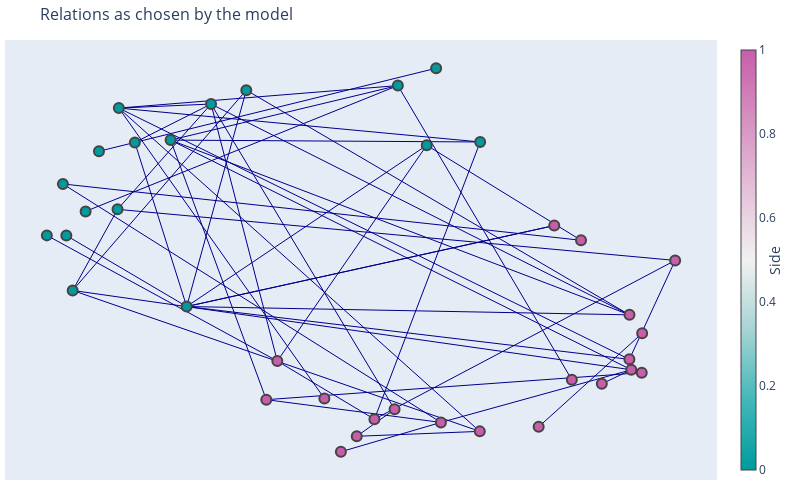

The notebook cell this image was saved under:
### Code cell
# can also plot this graph
plot_graph(positions, test, column='chosen_model', title='Relations as chosen by the model')

### Figure 1 — Plotly figure (JSON) as saved in the notebook; plotly's stock layout.template omitted (floating-point values rounded to 4 significant figures)
{"data": [{"line": {"color": "darkblue", "width": 1}, "mode": "lines", "type": "scatter", "x": [-0.5518, 0.7849], "y": [-0.2035, -0.2455]}, {"line": {"color": "darkblue", "width": 1}, "mode": "lines", "type": "scatter", "x": [0.01491, 0.9228], "y": [-0.7727, 0.02946]}, {"line": {"color": "darkblue", "width": 1}, "mode": "lines", "type": "scatter", "x": [0.08568, -0.8569], "y": [0.9125, 0.277]}, {"line": {"color": "darkblue", "width": 1}, "mode": "lines", "type": "scatter", "x": [-0.8961, 0.333], "y": [-0.1223, -0.834]}, {"line": {"color": "darkblue", "width": 1}, "mode": "lines", "type": "scatter", "x": [-0.4782, -0.7083], "y": [0.8192, 0.6253]}, {"line": {"color": "darkblue", "width": 1}, "mode": "lines", "type": "scatter", "x": [-0.7605, 0.9228], "y": [0.2874, 0.02946]}, {"line": {"color": "darkblue", "width": 1}, "mode": "lines", "type": "scatter", "x": [-0.4782, 0.07578], "y": [0.8192, -0.7227]}, {"line": {"color": "darkblue", "width": 1}, "mode": "lines", "type": "scatter", "x": [0.333, -0.0384], "y": [-0.834, -0.8589]}, {"line": {"color": "darkblue", "width": 1}, "mode": "lines", "type": "scatter", "x": [-0.7083, -0.5518], "y": [0.6253, -0.2035]}, {"line": {"color": "darkblue", "width": 1}, "mode": "lines", "type": "scatter", "x": [0.01491, -0.2782], "y": [-0.7727, -0.4789]}, {"line": {"color": "darkblue", "width": 1}, "mode": "lines", "type": "scatter", "x": [0.2157, 0.7903], "y": [-0.7887, -0.5229]}, {"line": {"color": "darkblue", "width": 1}, "mode": "lines", "type": "scatter", "x": [-0.8961, -0.7605], "y": [-0.1223, 0.2874]}, {"line": {"color": "darkblue", "width": 1}, "mode": "lines", "type": "scatter", "x": [0.08568, -0.6004], "y": [0.9125, 0.6371]}, {"line": {"color": "darkblue", "width": 1}, "mode": "lines", "type": "scatter", "x": [-0.6004, 0.7849], "y": [0.6371, -0.2455]}, {"line": {"color": "darkblue", "width": 1}, "mode": "lines", "type": "scatter", "x": [0.1729, -0.2782], "y": [0.6109, -0.4789]}, {"line": {"color": "darkblue", "width": 1}, "mode": "lines", "type": "scatter", "x": [-0.7566, 0.3341], "y": [0.7988, 0.6277]}, {"line": {"color": "darkblue", "width": 1}, "mode": "lines", "type": "scatter", "x": [0.1729, 0.6386], "y": [0.6109, 0.1312]}, {"line": {"color": "darkblue", "width": 1}, "mode": "lines", "type": "scatter", "x": [0.08568, -0.7566], "y": [0.9125, 0.7988]}, {"line": {"color": "darkblue", "width": 1}, "mode": "lines", "type": "scatter", "x": [-0.5518, 0.5578], "y": [-0.2035, 0.2054]}, {"line": {"color": "darkblue", "width": 1}, "mode": "lines", "type": "scatter", "x": [-0.7566, 0.7846], "y": [0.7988, -0.4703]}, {"line": {"color": "darkblue", "width": 1}, "mode": "lines", "type": "scatter", "x": [0.3341, -0.6004], "y": [0.6277, 0.6371]}, {"line": {"color": "darkblue", "width": 1}, "mode": "lines", "type": "scatter", "x": [-0.4782, -0.7566], "y": [0.8192, 0.7988]}, {"line": {"color": "darkblue", "width": 1}, "mode": "lines", "type": "scatter", "x": [0.07578, -0.0384], "y": [-0.7227, -0.8589]}, {"line": {"color": "darkblue", "width": 1}, "mode": "lines", "type": "scatter", "x": [0.7014, 0.7903], "y": [-0.594, -0.5229]}, {"line": {"color": "darkblue", "width": 1}, "mode": "lines", "type": "scatter", "x": [-0.4782, -0.7605], "y": [0.8192, 0.2874]}, {"line": {"color": "darkblue", "width": 1}, "mode": "lines", "type": "scatter", "x": [-0.8961, -0.3718], "y": [-0.1223, 0.8894]}, {"line": {"color": "darkblue", "width": 1}, "mode": "lines", "type": "scatter", "x": [-0.7566, -0.1362], "y": [0.7988, -0.6678]}, {"line": {"color": "darkblue", "width": 1}, "mode": "lines", "type": "scatter", "x": [0.08568, 0.6109], "y": [0.9125, -0.5734]}, {"line": {"color": "darkblue", "width": 1}, "mode": "lines", "type": "scatter", "x": [0.8231, 0.5107], "y": [-0.3387, -0.8112]}, {"line": {"color": "darkblue", "width": 1}, "mode": "lines", "type": "scatter", "x": [-0.6004, -0.3114], "y": [0.6371, -0.674]}, {"line": {"color": "darkblue", "width": 1}, "mode": "lines", "type": "scatter", "x": [-0.7566, 0.333], "y": [0.7988, -0.834]}, {"line": {"color": "darkblue", "width": 1}, "mode": "lines", "type": "scatter", "x": [-0.4782, -0.2782], "y": [0.8192, -0.4789]}, {"line": {"color": "darkblue", "width": 1}, "mode": "lines", "type": "scatter", "x": [-0.9255, 0.6386], "y": [0.4156, 0.1312]}, {"line": {"color": "darkblue", "width": 1}, "mode": "lines", "type": "scatter", "x": [-0.8166, 0.2012], "y": [0.5808, 1]}, {"line": {"color": "darkblue", "width": 1}, "mode": "lines", "type": "scatter", "x": [0.2157, -0.0863], "y": [-0.7887, -0.9369]}, {"line": {"color": "darkblue", "width": 1}, "mode": "lines", "type": "scatter", "x": [-0.9739, -0.2782], "y": [0.1559, -0.4789]}, {"line": {"color": "darkblue", "width": 1}, "mode": "lines", "type": "scatter", "x": [0.2157, -0.3114], "y": [-0.7887, -0.674]}, {"line": {"color": "darkblue", "width": 1}, "mode": "lines", "type": "scatter", "x": [-0.9255, 0.2157], "y": [0.4156, -0.7887]}, {"line": {"color": "darkblue", "width": 1}, "mode": "lines", "type": "scatter", "x": [0.8219, -0.3114], "y": [-0.5377, -0.674]}, {"line": {"color": "darkblue", "width": 1}, "mode": "lines", "type": "scatter", "x": [-0.3718, -0.5518], "y": [0.8894, -0.2035]}, {"line": {"color": "darkblue", "width": 1}, "mode": "lines", "type": "scatter", "x": [-0.9151, -0.5518], "y": [0.1551, -0.2035]}, {"line": {"color": "darkblue", "width": 1}, "mode": "lines", "type": "scatter", "x": [-0.6004, 0.7903], "y": [0.6371, -0.5229]}, {"line": {"color": "darkblue", "width": 1}, "mode": "lines", "type": "scatter", "x": [-0.4782, 0.7849], "y": [0.8192, -0.2455]}, {"line": {"color": "darkblue", "width": 1}, "mode": "lines", "type": "scatter", "x": [-0.3718, 0.7849], "y": [0.8894, -0.2455]}, {"line": {"color": "darkblue", "width": 1}, "mode": "lines", "type": "scatter", "x": [0.7846, 0.9228], "y": [-0.4703, 0.02946]}, {"line": {"color": "darkblue", "width": 1}, "mode": "lines", "type": "scatter", "x": [-0.8961, 0.7903], "y": [-0.1223, -0.5229]}, {"line": {"color": "darkblue", "width": 1}, "mode": "lines", "type": "scatter", "x": [0.1729, -0.5518], "y": [0.6109, -0.2035]}, {"line": {"color": "darkblue", "width": 1}, "mode": "lines", "type": "scatter", "x": [-0.5518, 0.5578], "y": [-0.2035, 0.2054]}, {"line": {"color": "darkblue", "width": 1}, "mode": "lines", "type": "scatter", "x": [0.3341, 0.01491], "y": [0.6277, -0.7727]}, {"line": {"color": "darkblue", "width": 1}, "mode": "lines", "type": "scatter", "x": [-0.5518, 0.7846], "y": [-0.2035, -0.4703]}, {"hoverinfo": "text", "marker": {"color": [1, 0, 0, 1, 1, 0, 0, 0, 1, 1, 1, 1, 0, 1, 0, 0, 1, 1, 0, 0, 1, 0, 0, 0, 0, 0, 1, 1, 0, 1, 1, 1, 1, 0, 1, 1, 1], "colorbar": {"thickness": 15, "title": {"side": "right", "text": "Side"}, "xanchor": "left"}, "colorscale": [[0, "rgb(0, 155, 158)"], [0.1667, "rgb(66, 183, 185)"], [0.3333, "rgb(167, 211, 212)"], [0.5, "rgb(241, 241, 241)"], [0.6667, "rgb(228, 193, 217)"], [0.8333, "rgb(214, 145, 193)"], [1, "rgb(199, 93, 171)"]], "line": {"width": 2}, "showscale": true, "size": 10}, "mode": "markers", "text": ["Nearly Headless Nick", "Severus Snape", "Lucius Malfoy", "Cho Chang", "Molly Weasley", "Aragog", "Morfin Gaunt", "Quirinus Quirrell", "Dobby", "Lee Jordan", "Sirius Black", "Alastor Moody", "Gregory Goyle", "Fleur Delacour", "Barty Crouch Jr.", "Gellert Grindelwald", "George Weasley", "Remus Lupin", "Draco Malfoy", "Vincent Crabbe", "Percy Weasley", "Credence Barebone", "Lord Voldemort", "Gilderoy Lockhart", "Nagini", "Fenrir Greyback", "Minerva McGonagall", "Rubeus Hagrid", "Peter Pettigrew", "Luna Lovegood", "Nymphadora Tonks", "Ginny Weasley", "Ron Weasley", "The Serpent of Slytherin", "Neville Longbottom", "Professor Albus Dumbledore", "Harry Potter"], "type": "scatter", "x": [0.7903, 0.1729, -0.6004, -0.3114, -0.0384, -0.8166, -0.7605, -0.7566, 0.8231, 0.7849, 0.6386, 0.5578, -0.8569, -0.0863, 0.08568, -0.3718, 0.5107, -0.2782, -0.7083, 0.2012, -0.1362, -0.9151, -0.4782, -0.5518, 0.3341, -0.8961, 0.2157, 0.6109, -0.9739, 0.7846, 0.9228, 0.333, 0.7014, -0.9255, 0.8219, 0.07578, 0.01491], "y": [-0.5229, 0.6109, 0.6371, -0.674, -0.8589, 0.5808, 0.2874, 0.7988, -0.3387, -0.2455, 0.1312, 0.2054, 0.277, -0.9369, 0.9125, 0.8894, -0.8112, -0.4789, 0.6253, 1, -0.6678, 0.1551, 0.8192, -0.2035, 0.6277, -0.1223, -0.7887, -0.5734, 0.1559, -0.4703, 0.02946, -0.834, -0.594, 0.4156, -0.5377, -0.7227, -0.7727]}], "layout": {"height": 500, "hovermode": "closest", "margin": {"b": 20, "l": 5, "r": 5, "t": 40}, "showlegend": false, "title": {"font": {"size": 16}, "text": "Relations as chosen by the model"}, "width": 800, "xaxis": {"showgrid": false, "showticklabels": false, "zeroline": false}, "yaxis": {"showgrid": false, "showticklabels": false, "zeroline": false}}}
